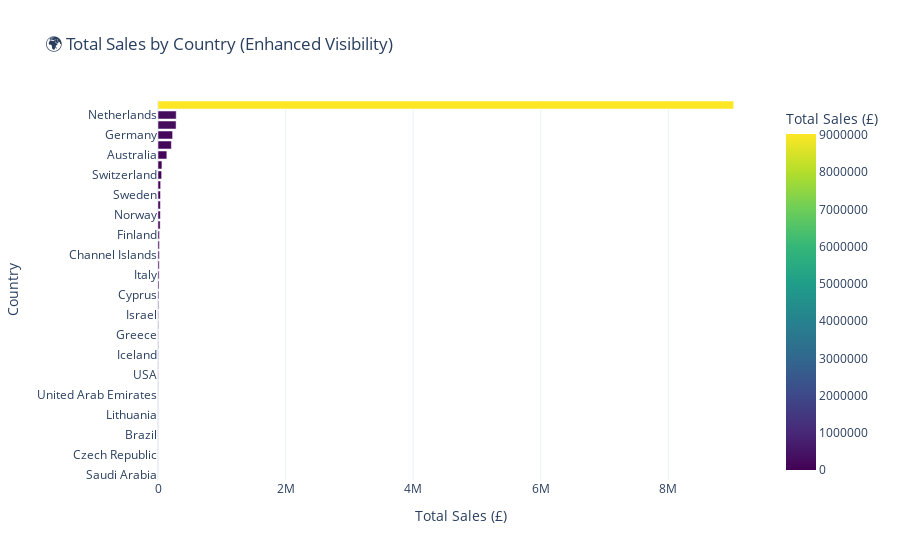

The notebook cell this image was saved under:
### Markdown cell above
Also, which countries are your highest revenue generators, this will be wasy to compare countries at a glance and for future strategic targeting of international campaigns.

### Code cell
# Step 66: Create a new DataFrame for country-level sales
# Step 67: Ensure 'country' is a string
df_full['country'] = df_full['country'].astype(str)
# Step 68: Ensure 'total_price' is numeric
df_full['total_price'] = pd.to_numeric(df_full['total_price'], errors='coerce')
# Step 69: Drop rows with NaN values in 'country' or 'total_price'
df_full = df_full.dropna(subset=['country', 'total_price'])
# Step 70: Group total revenue per country
country_sales = df_full.groupby('country')['total_price'].sum().reset_index()
country_sales.columns = ['Country', 'Total_Sales']
import pandas as pd
import plotly.express as px

# Step 71: Group by country 
country_sales = df_full.groupby('country')['total_price'].sum().reset_index()
country_sales.columns = ['Country', 'Total_Sales']

# Step 72: Create the heatmap-style bar chart
fig = px.bar(
    country_sales,
    x='Total_Sales',
    y='Country',
    orientation='h',
    color='Total_Sales',
    color_continuous_scale='Viridis',  # Better contrast for small values
    title='🌍 Total Sales by Country (Enhanced Visibility)',
    labels={'Total_Sales': 'Total Sales (£)', 'Country': 'Country'}
)

# Step 73 Use log scale on the colour bar for more contrast
fig.update_coloraxes(
    colorbar_title="Total Sales (£)",
    colorscale="Viridis",
    cmin=country_sales['Total_Sales'].min(),
    cmax=country_sales['Total_Sales'].max(),
    colorbar_tickformat=".0f"
)

# Step 74: Layout improvements
fig.update_layout(
    template='plotly_white',
    yaxis={'categoryorder': 'total ascending'},
    xaxis_title='Total Sales (£)',
    yaxis_title='Country'
)

fig.show()

### Figure 1 — Plotly figure (JSON) as saved in the notebook; plotly's stock layout.template omitted (floating-point values rounded to 4 significant figures)
{"data": [{"hovertemplate": "Total Sales (£)=%{marker.color}<br>Country=%{y}<extra></extra>", "legendgroup": "", "marker": {"color": [138500.0, 10200.0, 754.1, 41200.0, 1144.0, 3666.0, 20450.0, 13590.0, 826.7, 18960.0, 283500.0, 1300.0, 22550.0, 209700.0, 228900.0, 4761.0, 15690.0, 4310.0, 8135.0, 17480.0, 37420.0, 1694.0, 1661.0, 2726.0, 285400.0, 36170.0, 7335.0, 33750.0, 1002.0, 145.9, 21280.0, 61580.0, 38380.0, 57090.0, 3580.0, 1902.0, 9025000.0, 4750.0], "coloraxis": "coloraxis", "pattern": {"shape": ""}}, "name": "", "orientation": "h", "showlegend": false, "textposition": "auto", "type": "bar", "x": [138500.0, 10200.0, 754.1, 41200.0, 1144.0, 3666.0, 20450.0, 13590.0, 826.7, 18960.0, 283500.0, 1300.0, 22550.0, 209700.0, 228900.0, 4761.0, 15690.0, 4310.0, 8135.0, 17480.0, 37420.0, 1694.0, 1661.0, 2726.0, 285400.0, 36170.0, 7335.0, 33750.0, 1002.0, 145.9, 21280.0, 61580.0, 38380.0, 57090.0, 3580.0, 1902.0, 9025000.0, 4750.0], "xaxis": "x", "y": ["Australia", "Austria", "Bahrain", "Belgium", "Brazil", "Canada", "Channel Islands", "Cyprus", "Czech Republic", "Denmark", "EIRE", "European Community", "Finland", "France", "Germany", "Greece", "Hong Kong", "Iceland", "Israel", "Italy", "Japan", "Lebanon", "Lithuania", "Malta", "Netherlands", "Norway", "Poland", "Portugal", "RSA", "Saudi Arabia", "Singapore", "Spain", "Sweden", "Switzerland", "USA", "United Arab Emirates", "United Kingdom", "Unspecified"], "yaxis": "y"}], "layout": {"barmode": "relative", "coloraxis": {"cmax": 9025000.0, "cmin": 145.9, "colorbar": {"tickformat": ".0f", "title": {"text": "Total Sales (£)"}}, "colorscale": [[0, "#440154"], [0.1111, "#482878"], [0.2222, "#3e4989"], [0.3333, "#31688e"], [0.4444, "#26828e"], [0.5556, "#1f9e89"], [0.6667, "#35b779"], [0.7778, "#6ece58"], [0.8889, "#b5de2b"], [1, "#fde725"]]}, "legend": {"tracegroupgap": 0}, "title": {"text": "🌍 Total Sales by Country (Enhanced Visibility)"}, "xaxis": {"anchor": "y", "domain": [0, 1], "title": {"text": "Total Sales (£)"}}, "yaxis": {"anchor": "x", "categoryorder": "total ascending", "domain": [0, 1], "title": {"text": "Country"}}}}
